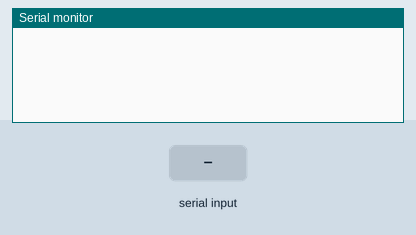
Recording of a sketch running on a simulated Arduino Uno, built with avr-gcc and run on an emulated ATmega328P. Shown: the last lines printed to the serial monitor. The inputs (shaded band) are chosen by the test bench.

Above: at 1.2 s.
1.3 s: "S" received over the second serial link
At 2.0 s:
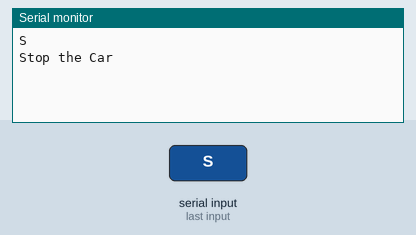
2.8 s: "L" received over the second serial link
At 4.0 s:
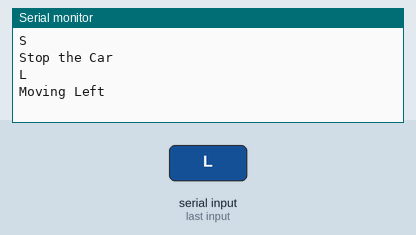
4.3 s: "R" received over the second serial link
At 5.4 s:
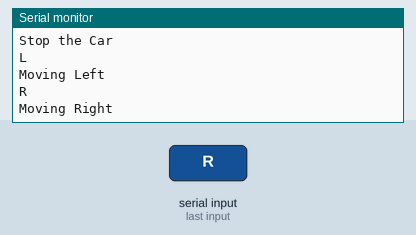
5.8 s: "1" received over the second serial link
At 6.5 s:
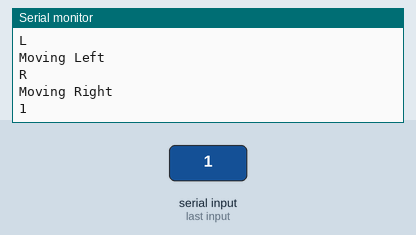

The sketch:

arduinobluetooth.ino
```cpp
#include <SoftwareSerial.h>
SoftwareSerial BT(9,8); //TXD, RXD

void setup() {
  Serial.begin(9600);
  BT.begin(9600);

}

void loop() {

  while(BT.available()==0)
  {
    ;
  }

  char cmd = BT.read();
  Serial.println(cmd);

  if(cmd=='S')
  {
    Serial.println("Stop the Car");
  }
  if(cmd=='L')
  {
    Serial.println("Moving Left");
  }
  if(cmd=='R')
  {
    Serial.println("Moving Right");
  }
}
```

led.cpp
```cpp
#include<Arduino.h>


void funBlink(int pin,int delaytime)
{
  digitalWrite(pin, HIGH);
  delay(delaytime); // Wait for 1000 millisecond(s)
  digitalWrite(pin, LOW);
  delay(delaytime); // Wait for 1000 millisecond(s)
}
```

Measured:
- after the input at 1.3 s, the serial monitor: prints a new line at once (image 1)
- after the input at 2.8 s, the serial monitor: prints a new line at once (image 2)
- after the input at 4.3 s, the serial monitor: prints a new line at once (image 3)
- after the input at 5.8 s, the serial monitor: prints a new line at once (image 4)
